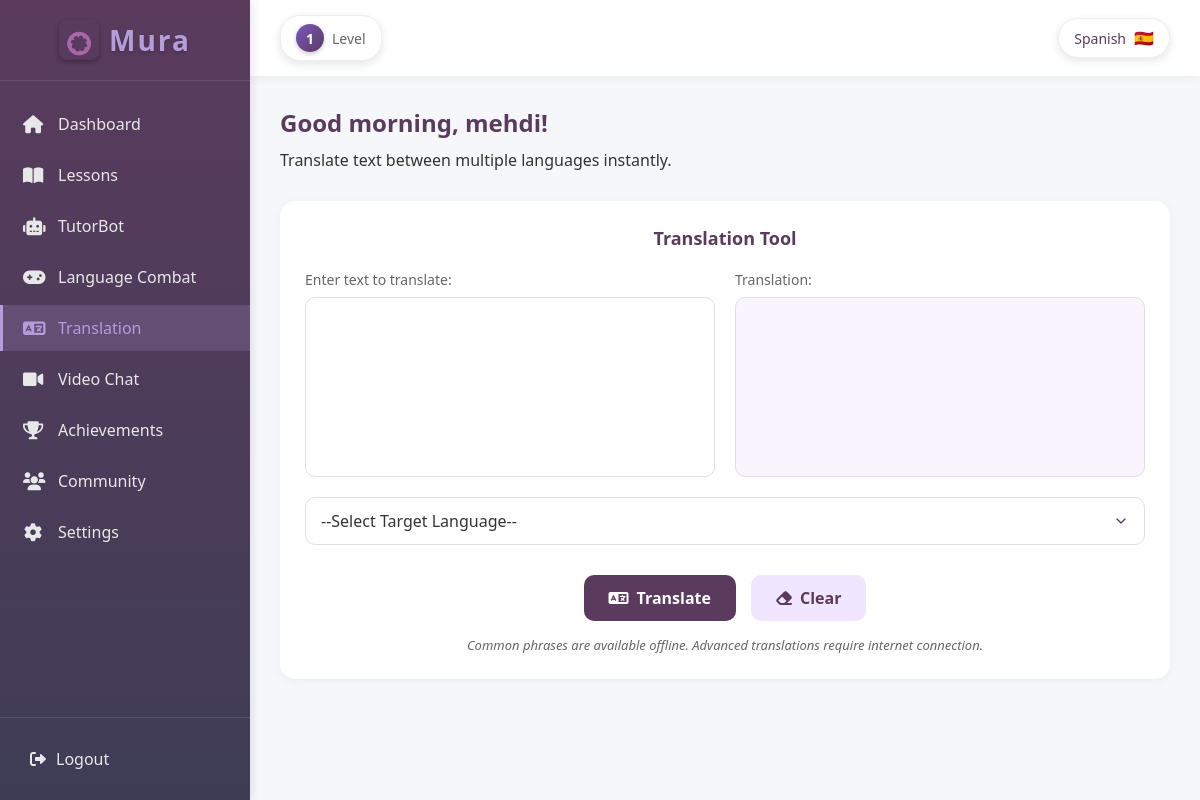
Page /Dashboard/translation.php (signed in) on the committed database.
### tables this page shows
CREATE TABLE `users` (
  `user_ID` int(11) NOT NULL,
  `username` varchar(50) NOT NULL,
  `profile_picture` varchar(255) DEFAULT NULL,
  `email` varchar(40) NOT NULL,
  `password` varchar(100) NOT NULL,
  `onboarding_complete` tinyint(1) DEFAULT 0
);

CREATE TABLE `user_onboarding` (
  `onboarding_id` int(11) NOT NULL,
  `user_ID` int(11) NOT NULL,
  `selected_language` varchar(50) DEFAULT NULL,
  `reason` varchar(255) DEFAULT NULL,
  `daily_goal` varchar(255) DEFAULT NULL,
  `proficiency_level` varchar(20) DEFAULT NULL,
  `is_complete` tinyint(1) DEFAULT 0,
  `created_at` timestamp NOT NULL DEFAULT current_timestamp(),
  `updated_at` timestamp NOT NULL DEFAULT current_timestamp() ON UPDATE current_timestamp()
);

CREATE TABLE `learner` (
  `learner_ID` int(11) NOT NULL,
  `user_ID` int(11) NOT NULL,
  `first_name` varchar(50) NOT NULL,
  `last_name` varchar(50) NOT NULL,
  `date_of_birth` date NOT NULL,
  `phone_number` int(10) NOT NULL,
  `gender` enum('male','female') NOT NULL,
  `address` varchar(100) NOT NULL,
  `date_of_registrations` timestamp NOT NULL DEFAULT current_timestamp()
);

### Dashboard/translation.php (the view, shortened to what this page needs)
<?php
require_once '../Configurations/db.php';
$hour = date('H');
if ($hour < 12) {
    $greeting = "Good morning";
} elseif ($hour < 18) {
    $greeting = "Good afternoon";
} else {
    $greeting = "Good evening";
}
$user_id = $_SESSION['user_id'];
$stmt = $conn->prepare("
    SELECT u.username, u.onboarding_complete, uo.selected_language, uo.daily_goal, uo.proficiency_level,
           l.first_name, l.last_name, COALESCE(us.level, 1) as user_level
    FROM users u
    LEFT JOIN user_onboarding uo ON u.user_ID = uo.user_ID
    LEFT JOIN learner l ON u.user_ID = l.user_ID
    LEFT JOIN user_stats us ON u.user_ID = us.user_id
    WHERE u.user_ID = ?
");
$stmt->bind_param("i", $user_id);
$stmt->execute();
$result = $stmt->get_result();
$user = $result->fetch_assoc();
$first_name = $user['first_name'] ?? 'User';
$selected_language = $user['selected_language'] ?? 'English';
$user_level = $user['user_level'] ?? 1;
function getLanguageFlag($language) {
    $flags = [
        'Spanish' => '🇪🇸',
        'French' => '🇫🇷',
        'English' => '🇬🇧',
        'German' => '🇩🇪',
        'Italian' => '🇮🇹',
        'Portuguese' => '🇵🇹',
        'Russian' => '🇷🇺',
        'Japanese' => '🇯🇵',
        'Chinese' => '🇨🇳',
        'Korean' => '🇰🇷',
        'Arabic' => '🇸🇦',
    ];
    return $flags[$language] ?? '🌐';
}
?>
<!DOCTYPE html>
<html lang="en">
<head>
    <link rel="stylesheet" href="https://cdnjs.cloudflare.com/ajax/libs/font-awesome/6.0.0-beta3/css/all.min.css">
</head>
<body>
    <div id="backgroundWords"></div>
    <div class="app-container">
        <div class="sidebar">
            <div class="logo">
                <div class="logo-container">
                    <div class="mura-logo">
                        <img src="../image/mura.png" alt="Mura Logo">
                    </div>
                    <h1>Mura</h1>
                </div>
            </div>
            <nav class="sidebar-nav">
                <ul>
                    <li class="nav-item">
                        <a href="../Dashboard/dashboard.php">
                            <i class="fas fa-home"></i>
                            Dashboard
                        </a>
                    </li>
                    <li class="nav-item">
                        <a href="#">
                            <i class="fas fa-book-open"></i>
                            Lessons
                        </a>
                    </li>
                    <li class="nav-item">
                        <a href="../chatai/chatai.php">
                            <i class="fas fa-robot"></i>
                            TutorBot
                        </a>
                    </li>
                    <li class="nav-item">
                        <a href="../Game/index.php">
                            <i class="fas fa-gamepad"></i>
                            Language Combat
                        </a>
                    </li>
                    <li class="nav-item active">
                        <a href="translation.php">
                            <i class="fas fa-language"></i>
                            Translation
                        </a>
                    </li>
                    <li class="nav-item">
                        <a href="../ChatRoom/videochat.php">
                            <i class="fas fa-video"></i>
                            Video Chat
                        </a>
                    </li>
                    <li class="nav-item">
                        <a href="#">
                            <i class="fas fa-trophy"></i>
                            Achievements
                        </a>
                    </li>
                    <li class="nav-item">
                        <a href="../Community/community.php">
                            <i class="fas fa-users"></i>
                            Community
                        </a>
                    </li>
                    <li class="nav-item">
                        <a href="#">
                            <i class="fas fa-cog"></i>
                            Settings
                        </a>
                    </li>
                </ul>
            </nav>
            <div class="sidebar-footer">
                <a href="logout.php" class="logout-btn">
                    <i class="fas fa-sign-out-alt"></i>
                    Logout
                </a>
            </div>
        </div>
        <div class="main-content">
            <div class="top-bar">
                <div class="left-stats">
                    <div class="level-indicator">
                        <div class="level-badge">
                            <span class="level-number"><?php echo $user_level; ?></span>
                        </div>
                        <span class="level-label">Level</span>
                    </div>
                </div>
                <div class="language-indicator">
                    <span class="language-name"><?php echo htmlspecialchars($selected_language); ?></span>
                    <div class="language-flag">
                        <span><?php echo getLanguageFlag($selected_language); ?></span>
                    </div>
                </div>
            </div>
            <div class="content">
                <div class="welcome-section">
                    <h2><?php echo $greeting; ?>, <?php echo htmlspecialchars($first_name); ?>!</h2>
                    <p>Translate text between multiple languages instantly.</p>
                </div>
                <div class="translation-container">
                    <h3>Translation Tool</h3>
                    <form method="POST" action="<?php echo htmlspecialchars($_SERVER["PHP_SELF"]); ?>" id="translationForm" class="translation-form">
                        <div class="translation-grid">
                            <div class="translation-box">
                                <label for="text">Enter text to translate:</label>
                                <textarea id="text" name="text" class="translation-input" required><?php echo isset($_SESSION['text']) ? htmlspecialchars($_SESSION['text']) : ''; ?></textarea>
                            </div>
                            <div class="translation-box">
                                <label for="result">Translation:</label>
                                <div id="show" class="translation-output">
                                </div>
                            </div>
                        </div>
                        <select id="language" name="language" class="language-select" required>
                            <option value="">--Select Target Language--</option>
                        </select>
                        <div class="translation-actions">
                            <button type="submit" name="submit" class="btn btn-primary">
                                <i class="fas fa-language"></i> Translate
                            </button>
                            <button type="button" onclick="clearAll();" class="btn btn-secondary">
                                <i class="fas fa-eraser"></i> Clear
                            </button>
                        </div>
                        <div class="translation-note">
                            Common phrases are available offline. Advanced translations require internet connection.
                        </div>
                    </form>
                </div>
            </div>
        </div>
    </div>
</body>
</html>

### rows in the picture
users: user_onboarding.selected_language "Spanish", user_onboarding.selected_language "🇪🇸", learner.first_name "mehdi"

### other values in the picture
$user_level "1"
$greeting "Good morning"
